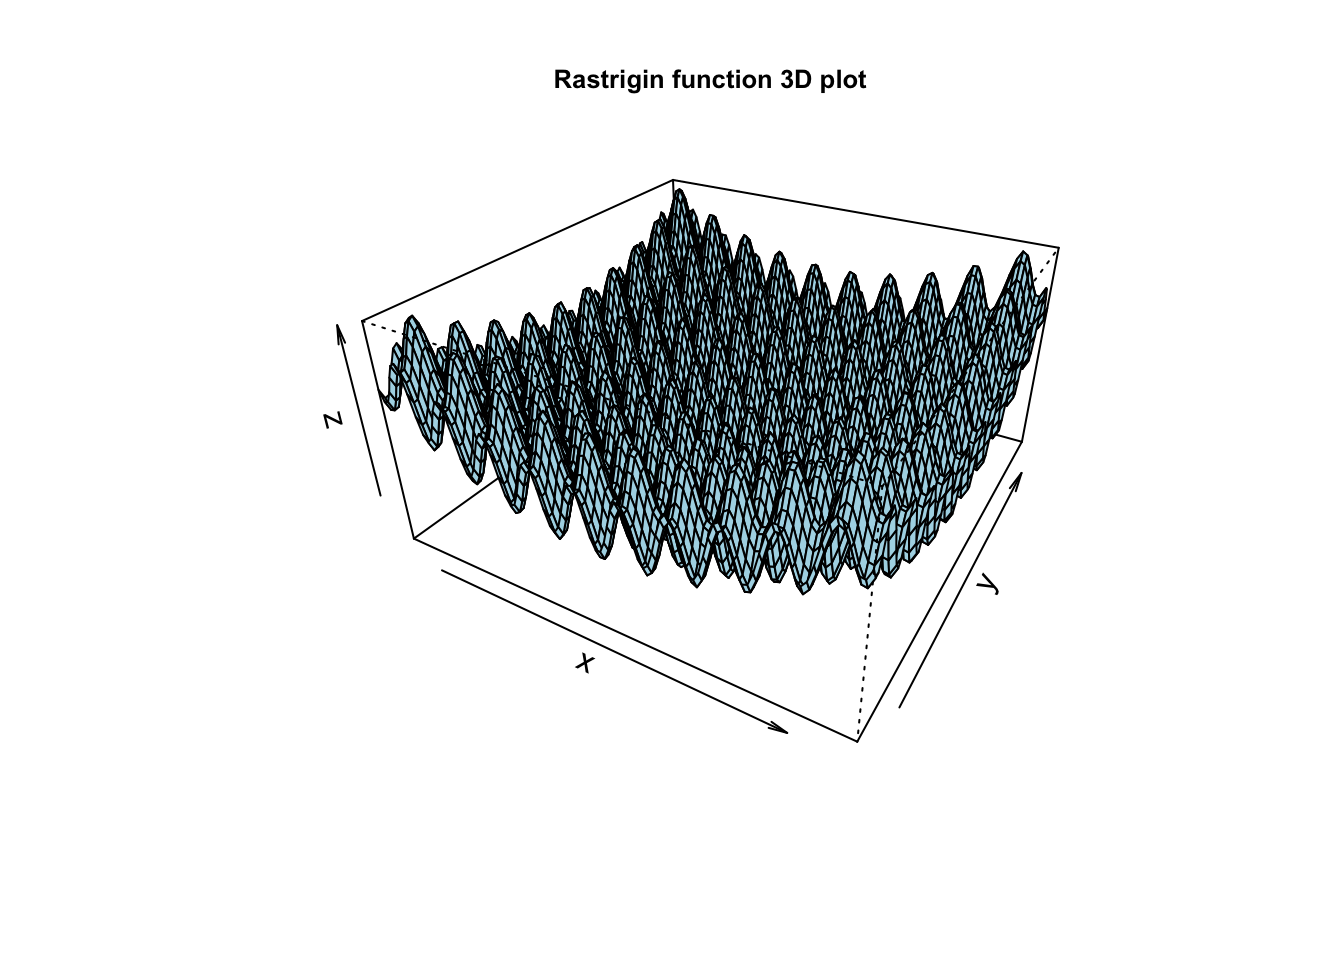

Here is the R script that generated this plot:
# rastrigin function

rastrigin <- function(X, A = 10, n= 2){
  n*A + sum(X^2 - A*cos(2*pi*X))
}


# plotting rastrigin function in 3D

x <- seq(-5.12, 5.12, length.out = 100)
y <- seq(-5.12, 5.12, length.out = 100)
z <- matrix(0,100,100)

for(i in 1:length(x)){
  for(j in 1:length(y)){
    z[i,j] = rastrigin(c(x[i],y[j]))
  }
}

persp(x, y, z, theta = 30, phi = 30, expand = 0.5, main = "Rastrigin function 3D plot", cex.main =.8, col = "lightblue")
